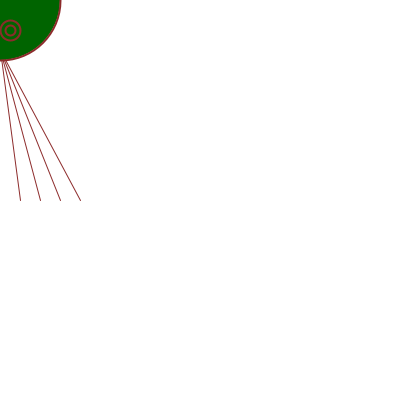
Frame 1 (no input)
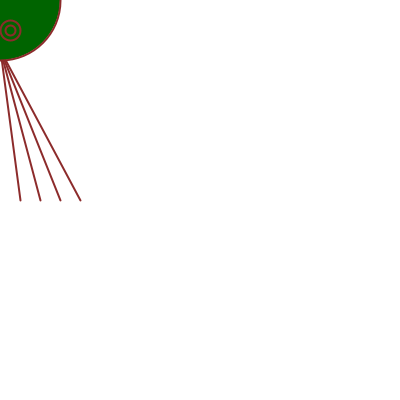
Frame 60 (the mouse pressed at the canvas centre just before this capture)
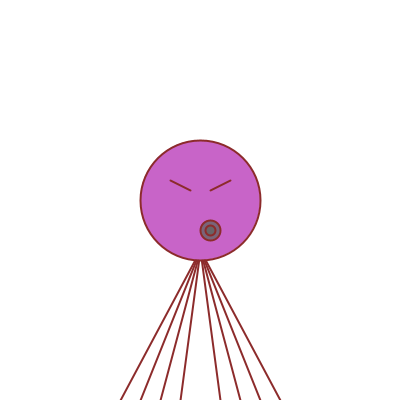
Frame 120 (the mouse held since frame 60 and released just before this capture)

The Processing sketch that drew these frames (run headless with seeded random() and noise(); from frame 60 on, the mouse is pressed at the canvas centre):

// Processing sketch: processing_71319
// ── processing_71319.pde

void setup()
{
  smooth();
  size (400,400);
  frameRate(10);
 
 
}
 
void draw ()
 
{
  println (mouseX);
  background(255);
  rectMode (CENTER);
  stroke(140,43,43);
  line (mouseX,mouseY+50, pmouseX+80, pmouseY+200);
  line (mouseX,mouseY+50, pmouseX+20, pmouseY +200);
  line (mouseX,mouseY+50, pmouseX-80, pmouseY+200);
  line (mouseX,mouseY+50, pmouseX-20, pmouseY+200);
  line (mouseX,mouseY+50, pmouseX+40, pmouseY+200);
  line (mouseX,mouseY+50, pmouseX-40, pmouseY+200);
  line (mouseX,mouseY+50, pmouseX+60, pmouseY+200);
  line (mouseX,mouseY+50, pmouseX-60, pmouseY+200);
  
  fill(255);
  ellipseMode (CENTER);
  fill(0);
  strokeWeight(2);
  
  fill(mouseX,100, mouseY);
  ellipse (mouseX,mouseY,120,120);
  fill(100, mouseY);
 ellipse(mouseX+10,mouseY+30, 20,20);
  fill(100, mouseY);
 ellipse(mouseX+10,mouseY+30, 10,10);

 line (mouseX-30,mouseY-20, mouseX-10, mouseY-10);
 line (mouseX+30,mouseY-20, mouseX+10, mouseY-10);
 
}
 
void keyPressed()
{
   
 background(255);
}
